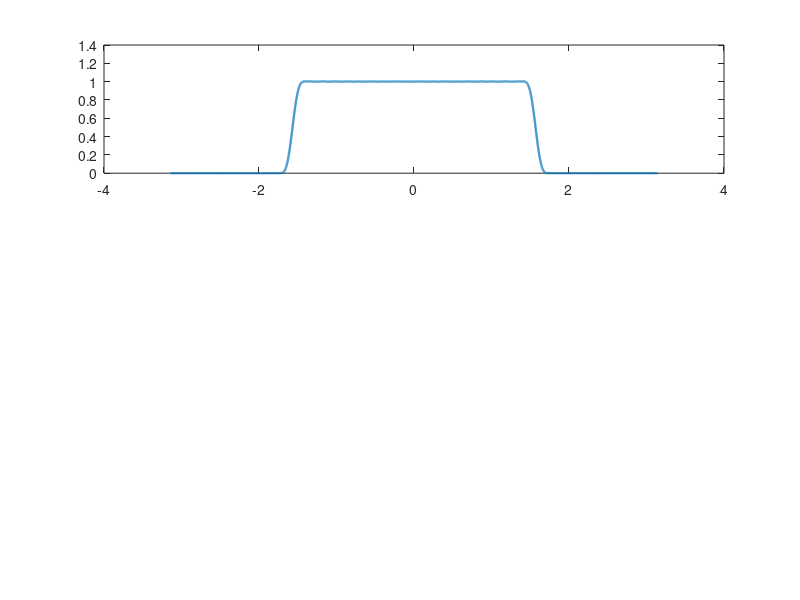

This figure's MATLAB source: (Note: this script raises an error after producing the figure.)
% Sketch G_TX(e^{jω}) for L = 2 and L = 3 (three plots in one window)
clear; close all; clc;

% Filter design parameters
Ls = [2 3];            % upsampling factors
order = 80;            % FIR filter order
window = @hamming;     % window type
nfft = 8192;           % FFT length
omega = linspace(-pi, pi, nfft); % Frequency axis

figure('Units','normalized','Position',[0.1 0.1 0.7 0.8]);

for k = 1:length(Ls)
    L = Ls(k);
    Wn = 1/L;  % normalized cutoff (relative to Nyquist)
    
    % Design FIR lowpass interpolator
    h = fir1(order, Wn, window(order+1));
    
    % Frequency response
    H = fftshift(fft(h, nfft));
    Hmag = abs(H);
    Hdb  = 20*log10(max(Hmag,1e-12)); % avoid log(0)
    
    % ----- Subplot 1 (L=2) and Subplot 2 (L=3) -----
    subplot(3,1,k);
    plot(omega, Hmag, 'LineWidth', 1.6); hold on;
    yyaxis right;
    plot(omega, Hdb, '--', 'LineWidth', 1);
    yyaxis left;
    
    % Cutoff lines
    xline(-pi/L, '--k', 'LineWidth', 1);
    xline( pi/L, '--k', 'LineWidth', 1);
    
    % Labels and formatting
    xlabel('$\omega$ (rad/sample)','Interpreter','latex');
    yyaxis left; ylabel('$|G_{TX}(e^{j\omega})|$','Interpreter','latex');
    yyaxis right; ylabel('Magnitude (dB)','Interpreter','latex');
    title(['$G_{TX}(e^{j\omega})$ for $L = ', num2str(L), '$'],'Interpreter','latex');
    xlim([-pi pi]); grid on;
    legend({'Linear magnitude','Magnitude (dB)','$\omega_c = \pm \pi/L$'},...
        'Interpreter','latex','Location','best');
end

% ----- Subplot 3: Overlay both responses -----
subplot(3,1,3);
colors = {'b','r'};
for k = 1:length(Ls)
    L = Ls(k);
    h = fir1(order, 1/L, window(order+1));
    H = fftshift(fft(h, nfft));
    plot(omega, abs(H), 'LineWidth', 1.8, 'Color', colors{k}); hold on;
    xline(-pi/L, '--', 'Color', colors{k}, 'HandleVisibility','off');
    xline( pi/L, '--', 'Color', colors{k}, 'HandleVisibility','off');
end
xlabel('$\omega$ (rad/sample)','Interpreter','latex');
ylabel('$|G_{TX}(e^{j\omega})|$','Interpreter','latex');
title('Overlay of $G_{TX}(e^{j\omega})$ for $L=2$ and $L=3$','Interpreter','latex');
legend({'$L=2$','$L=3$'},'Interpreter','latex','Location','best');
xlim([-pi pi]); ylim([0 1.1]);
grid on;
